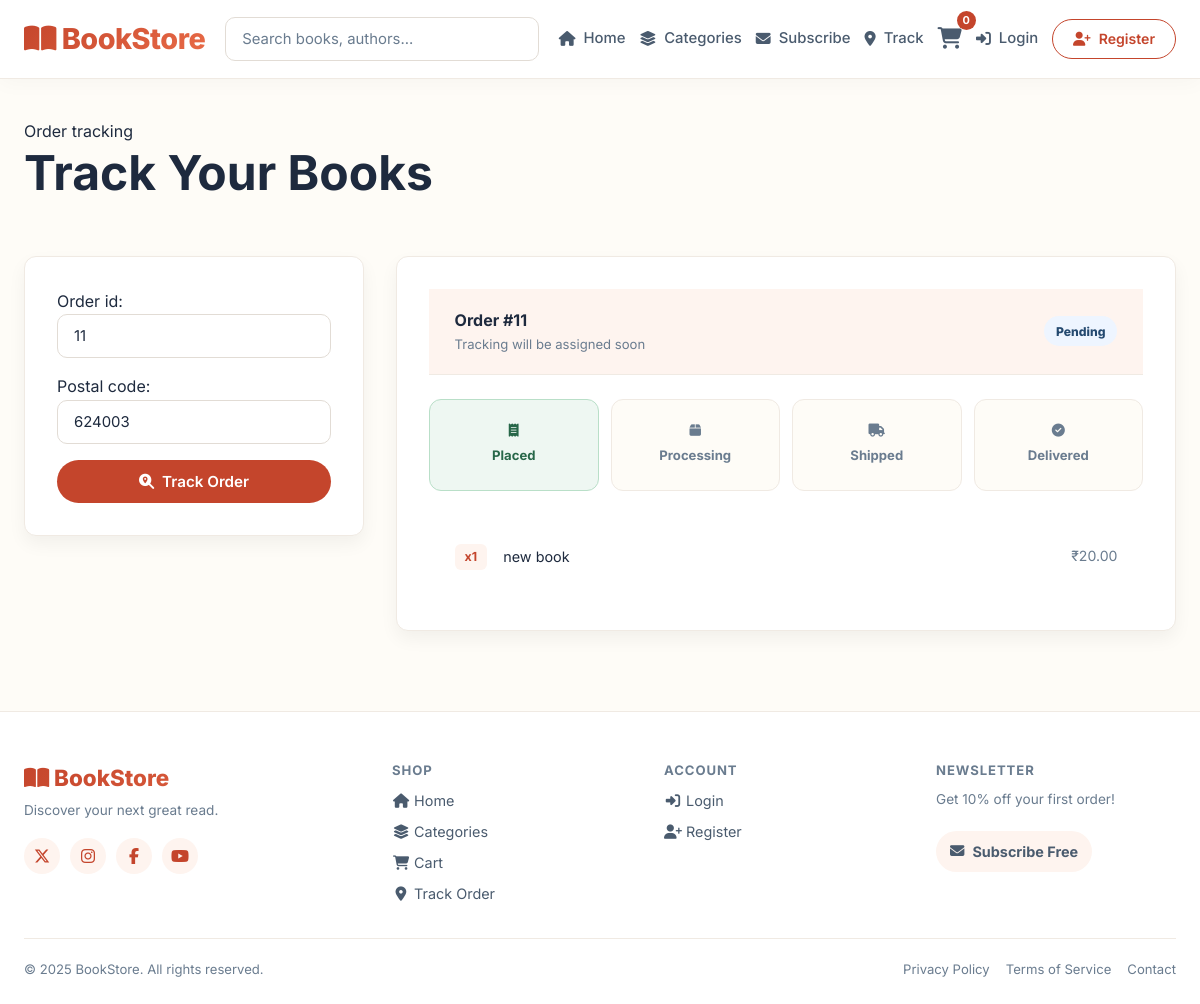
Page /track-order/?order_id=11&postal_code=624003 on the committed database.
### backend/store/models.py (models this page shows, shortened)
class Order(models.Model):
    STATUS_CHOICES = [
        ('pending',    'Pending'),
        ('processing', 'Processing'),
        ('shipped',    'Shipped'),
        ('delivered',  'Delivered'),
        ('cancelled',  'Cancelled'),
    ]
    PAYMENT_METHOD_CHOICES = [
        ('razorpay', 'Razorpay'),
        ('cod', 'Cash on Delivery'),
    ]
    PAYMENT_STATUS_CHOICES = [
        ('awaiting_payment', 'Awaiting Payment'),
        ('paid', 'Paid'),
        ('cod_pending', 'COD Pending'),
        ('failed', 'Failed'),
    ]
    user         = models.ForeignKey(User, on_delete=models.CASCADE)
    full_name    = models.CharField(max_length=200)
    address      = models.TextField()
    city         = models.CharField(max_length=100)
    postal_code  = models.CharField(max_length=20)
    created_at   = models.DateTimeField(default=timezone.now)
    paid         = models.BooleanField(default=False)
    total_amount = models.DecimalField(max_digits=10, decimal_places=2)
    status       = models.CharField(max_length=20, choices=STATUS_CHOICES,
                                    default='pending')
    payment_method = models.CharField(max_length=20, choices=PAYMENT_METHOD_CHOICES, default='razorpay')
    payment_status = models.CharField(max_length=30, choices=PAYMENT_STATUS_CHOICES, default='awaiting_payment')
    tracking_number = models.CharField(max_length=32, unique=True, blank=True, null=True)
    razorpay_order_id = models.CharField(max_length=80, blank=True)
    razorpay_payment_id = models.CharField(max_length=80, blank=True)
    razorpay_signature = models.CharField(max_length=160, blank=True)
    cancellation_reason = models.TextField(blank=True)
    cancelled_at = models.DateTimeField(blank=True, null=True)

class OrderItem(models.Model):
    order    = models.ForeignKey(Order, related_name='items', on_delete=models.CASCADE)
    book     = models.ForeignKey(Book, on_delete=models.CASCADE)
    price    = models.DecimalField(max_digits=6, decimal_places=2)
    quantity = models.PositiveIntegerField(default=1)

class Book(models.Model):
    title       = models.CharField(max_length=200)
    author      = models.CharField(max_length=100)
    description = models.TextField()
    price       = models.DecimalField(max_digits=6, decimal_places=2)
    cover_url   = models.URLField(default='https://picsum.photos/id/20/200/300')
    stock       = models.PositiveIntegerField(default=0)
    genre       = models.CharField(max_length=50, choices=GENRE_CHOICES,
                                   default='fiction', blank=True)
    created_at  = models.DateTimeField(auto_now_add=True)

### backend/store/views.py (the view)
# urls.py: path('track-order/',               views.track_order,       name='track_order'),
def track_order(request):
    form = TrackingForm(request.GET or None)
    order = None
    if form.is_valid():
        order = (
            Order.objects.prefetch_related('items__book')
            .filter(id=form.cleaned_data['order_id'], postal_code__iexact=form.cleaned_data['postal_code'].strip())
            .first()
        )
        if not order:
            messages.error(request, 'No order matched those details. Check the order number and postal code.')
    return render(request, 'store/track_order.html', {'form': form, 'order': order})

### backend/store/forms.py
class TrackingForm(forms.Form):
    order_id = forms.IntegerField(widget=forms.NumberInput(attrs={'placeholder': 'Order number'}))
    postal_code = forms.CharField(
        max_length=20,
        widget=forms.TextInput(attrs={'placeholder': 'Postal / ZIP code'}),
    )

### backend/store/context_processors.py (called while the page is built)
def cart_count(request):
    cart = request.session.get('cart', {})
    count = sum(cart.values())
    return {'cart_count': count}

def social_auth_status(request):
    from django.conf import settings
    return {
        'social_auth_available': {
            'google': bool(settings.SOCIAL_AUTH_GOOGLE_OAUTH2_KEY and settings.SOCIAL_AUTH_GOOGLE_OAUTH2_SECRET),
            'facebook': bool(settings.SOCIAL_AUTH_FACEBOOK_KEY and settings.SOCIAL_AUTH_FACEBOOK_SECRET),
            'github': bool(settings.SOCIAL_AUTH_GITHUB_KEY and settings.SOCIAL_AUTH_GITHUB_SECRET),
        }
    }

### frontend/templates/store/track_order.html (shortened to what this page needs)
{% extends 'store/base.html' %}
{% block content %}
<div class="page-hero">
  <span class="eyebrow">Order tracking</span>
  <h1>Track Your Books</h1>
</div>
<div class="tracking-layout">
  <form method="GET" class="tracking-form">
    {{ form.as_p }}
    <button type="submit" class="btn-primary">
      <i class="fa-solid fa-magnifying-glass-location"></i> Track Order
    </button>
  </form>
  {% if order %}
  <section class="tracking-result">
    <div class="order-card-header">
      <div>
        <div class="order-id">Order #{{ order.id }}</div>
        <div class="order-date">Tracking {{ order.tracking_number|default:"will be assigned soon" }}</div>
      </div>
      <span class="status-pill status-{{ order.status }}">{{ order.get_status_display }}</span>
    </div>
    <div class="tracking-steps">
      <div class="tracking-step active"><i class="fa-solid fa-receipt"></i><span>Placed</span></div>
      <div class="tracking-step {% if order.status != 'pending' %}active{% endif %}"><i class="fa-solid fa-box"></i><span>Processing</span></div>
      <div class="tracking-step {% if order.status == 'shipped' or order.status == 'delivered' %}active{% endif %}"><i class="fa-solid fa-truck"></i><span>Shipped</span></div>
      <div class="tracking-step {% if order.status == 'delivered' %}active{% endif %}"><i class="fa-solid fa-circle-check"></i><span>Delivered</span></div>
    </div>
    <div class="order-card-body">
      {% for item in order.items.all %}
      <div class="order-item">
        <span class="order-item-qty">x{{ item.quantity }}</span>
        <span class="order-item-title">{{ item.book.title }}</span>
        <span class="order-item-price">₹{{ item.price }}</span>
      </div>
      {% endfor %}
    </div>
  </section>
  {% endif %}
</div>
{% endblock %}

### frontend/static/store/css/style.css (style rules this page uses)
:root { --bg: #fefcf7; --surface: #ffffff; --border: #f0eae3; --border-2: #e2dcd5; --red: #c4452c; --red-dark: #a3341e; --red-light: #fef4ef; --text: #1e2a3e; --muted: #6a7c8f; --mid: #4a5b6e; --gold: #f4b642; --font: 'Inter', sans-serif; --radius-sm: 12px; --radius: 20px; --radius-lg: 32px; --shadow-sm: 0 8px 18px rgba(0,0,0,0.05); --shadow: 0 18px 30px -8px rgba(0,0,0,0.12); --trans: 0.22s ease; }
*, *::before, *::after { margin:0; padding:0; box-sizing:border-box; }
html { scroll-behavior: smooth; }
body { font-family: var(--font); background: var(--bg); color: var(--text); line-height: 1.6; min-height: 100vh; display: flex; flex-direction: column; }
button { font-family: var(--font); }
.btn-primary { background: var(--red); color: white; padding: 12px 32px; border-radius: 40px; font-weight: 600; font-size: 0.95rem; display: inline-block; border: none; cursor: pointer; transition: background var(--trans), transform var(--trans); }
input[type="text"], input[type="email"], input[type="password"], input[type="number"], textarea, select { width: 100%; padding: 12px 16px; border: 1.5px solid var(--border-2); border-radius: 10px; font-size: 0.93rem; font-family: var(--font); background: #fff; color: var(--text); outline: none; transition: border-color var(--trans), box-shadow var(--trans); appearance: none; }
input::placeholder, textarea::placeholder { color: #aab2ba; }
.order-card-header { display: flex; align-items: center; justify-content: space-between; padding: 1.2rem 1.6rem; background: var(--red-light); border-bottom: 1px solid var(--border); }
.order-id { font-weight: 700; font-size: 1rem; }
.order-date { font-size: 0.82rem; color: var(--muted); }
.order-card-body { padding: 1.2rem 1.6rem; }
.order-item { display: flex; align-items: center; gap: 1rem; padding: 0.6rem 0; border-bottom: 1px solid var(--border); }
.order-item:last-child { border-bottom: none; }
.order-item-qty { background: var(--red-light); color: var(--red); border-radius: 6px; padding: 3px 10px; font-size: 0.78rem; font-weight: 700; }
.order-item-title { flex: 1; font-size: 0.9rem; }
.order-item-price { font-size: 0.88rem; color: var(--muted); }
.nav-link, .nav-user-btn, .btn-outline, .btn-primary, .btn-secondary, .btn-success, .btn-dark, .btn-small, .btn-large { min-height: 40px; display: inline-flex; align-items: center; justify-content: center; gap: 8px; white-space: nowrap; }
.page-hero { padding-top: 2.5rem; padding-bottom: 1.5rem; margin-bottom: 2rem; }
.page-hero h1 { font-size: clamp(2rem, 5vw, 3rem); line-height: 1.15; }
.payment-layout, .tracking-layout, .admin-grid { display: grid; grid-template-columns: minmax(0, 1fr) 360px; gap: 2rem; align-items: start; margin: 2rem 0 5rem; }
.payment-panel, .tracking-form, .tracking-result, .admin-panel, .receipt, .stat-card { background: var(--surface); border: 1px solid var(--border); border-radius: var(--radius-sm); box-shadow: var(--shadow-sm); }
.payment-panel, .tracking-form, .tracking-result, .admin-panel, .receipt { padding: 2rem; }
.status-pill { display: inline-flex; align-items: center; justify-content: center; min-height: 30px; padding: 5px 12px; border-radius: 40px; font-size: 0.76rem; font-weight: 800; background: #eef5ff; color: #24496f; white-space: nowrap; }
.tracking-layout { grid-template-columns: 340px minmax(0, 1fr); }
.tracking-form { position: sticky; top: 90px; }
.tracking-form p { margin-bottom: 1rem; }
.tracking-form button { width: 100%; }
.tracking-steps { display: grid; grid-template-columns: repeat(4, 1fr); gap: 0.75rem; padding: 1.5rem 0; }
.tracking-step { min-height: 92px; border: 1px solid var(--border); border-radius: 12px; display: flex; flex-direction: column; justify-content: center; align-items: center; gap: 8px; color: var(--muted); background: var(--bg); text-align: center; font-weight: 700; font-size: 0.82rem; }
.tracking-step.active { background: #eef7f2; border-color: #b9dfc8; color: #276749; }

### rows in the picture
Order: id "11", tracking_number "will be assigned soon", status "Pending"
OrderItem: quantity "1", book "new book", price "20.00"

### other values in the picture
{{ cart_count }} "0"
